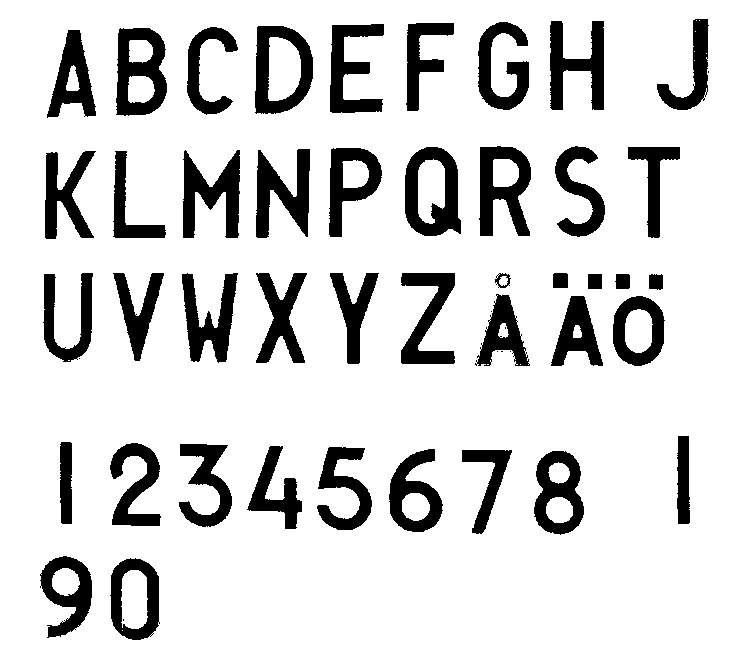
#> input picture iMovedrekkariKirjaimistoMusta300dpi.tif, 756 x 671 px
$ python noQTpicture2rectangle.py 5 5
#> lines starting #> are read from the running program, lines starting #| are printed output that depends on the picture; after the words box and inside, x2 and y2 are one past the last pixel; in counts of white or black regions, pixels touching at a corner belong together
# python3 noQTpicture2rectangle.py 55 77
# in a directory containing initially only jpg, png, tiff files
# the arguments are initial box size in x and y
"""
1) Read selected picture (automated)
2) the dimension of x is forced by fixed ratio
3) you can move the rectancle by up=w down=z left=a right=d, bigger=+, smaller=-
4) when done press L if mistakes press r and start picture again
5) give corresponding alphabet by a keystroke

Various resolutions are in directories Rectangle*
unscaled samples with original resolution of the rectangle box are in dir NotScaled
Negative samples are in dir NegativeSamples (they have white ball on top of plates)


Finnish car number plate: 118 mm x 442 mm

"""

import sys
import numpy as np
import cv2
from matplotlib import pyplot as plt

class MouseRectangle():
    """ get a rectangle by mouse"""
    def __init__(self, xpixel=None, ypixel=None):
        #super().__init__()
        self.refPts = []
        self.oldPts = []
        self.cropping = False
        self.image = None
        self.ratio = None
        self.xpixel= xpixel
        self.ypixel = ypixel

    def set_image(self, image):
        self.image = image

    def set_init_position(self):
        upleft = [int(self.image.shape[1] / 2), int(self.image.shape[0] / 2)]
        downright = [int(self.image.shape[1] / 2) + self.xpixel, int(self.image.shape[0] / 2) + self.ypixel]
        self.set_refPts([upleft, downright])

    # [4 lines left out: function reset, not called in this run]

    def get_refPts(self):
        return self.refPts

    def set_refPts(self, refPts):
        self.refPts = refPts

    def set_oldPts(self):
        for refPt in self.refPts:
            self.oldPts.append(refPt.copy())

    def get_oldPts(self):
        return self.oldPts

    def set_ratio(self, ratio):
        """self y/x ratio for the selection box"""
        if self.ratio is not None:
            self.ratio = ratio
        else:
            # assume long eu plates
            self.ratio = 442/118

    def get_ratio(self):
        return self.ratio


class Example():


    def __init__(self, *args):

        try:
            xpixel = int(sys.argv[1])
            ypixel = int(sys.argv[2])
        except:
            print("setting default values for pixels")
            xpixel = 40
            ypixel = 10
        print("INIT:", xpixel, ypixel)

        self.mouse = MouseRectangle(xpixel=xpixel, ypixel=ypixel)
        self.mouse.set_ratio(xpixel/ypixel)


    # [55 lines left out: functions getNewName, saveImage, not called in this run]


    def showDialog(self):
        import glob
        import math
        fnames =glob.glob('*jpg')
        fnames = fnames + glob.glob('*png')
        fnames = fnames + glob.glob('*tif')

        for fname in fnames:
                img = cv2.imread(fname)
#> img is the input picture: shape (671, 756, 3); 84.4% white; 51 black regions (8 under 20 px), largest, box (x1, y1, x2, y2) and area: (405, 147, 461, 236) 2799, (116, 28, 167, 116) 2757, (479, 146, 531, 236) 2722
                gray = cv2.imread(fname, 0)
                print("size:", img.shape[0], img.shape[1])
#| size: 671 756

                clone = img.copy()
                self.mouse.set_image(image=img)
                self.mouse.set_init_position()
                refPts = self.mouse.get_refPts()

                for i in range(0, len(refPts), 2):
                    print("printing",refPts[0], refPts[1])
                    cv2.rectangle(img, tuple(refPts[i]), tuple(refPts[i + 1]), (255, 0, 0), 10)
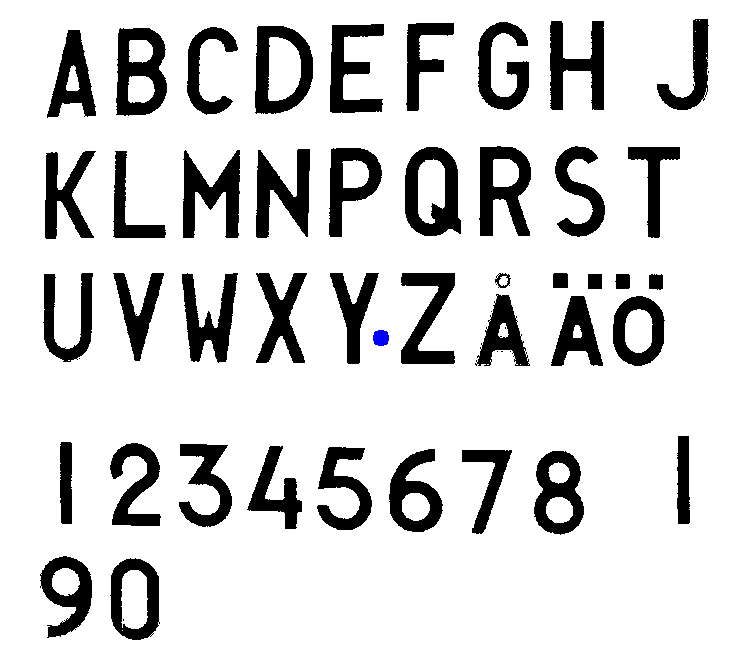
#> img: shape (671, 756, 3); 0.04% of pixels changed, all inside (x1, y1, x2, y2) = (373, 330, 389, 346)
                oldPts = self.mouse.get_oldPts()
                for i in range(0, len(oldPts), 2):
                    cv2.rectangle(img, tuple(oldPts[i]), tuple(oldPts[i + 1]), (0, 255, 0), 1)

                # keep looping until the 'q' key is pressed
                while True:
                    while True:
                        # display the image and wait for a keypress
                        cv2.imshow("image", img)
                        key = cv2.waitKey(33)
#> (key e is pressed here)
                        change = False
                        # if the 'r' key is pressed, reset the cropping region
                        if key == ord("r"):
                            img = clone.copy()
                            self.mouse.reset()
                            self.mouse.set_image(image=img)

                        elif key == ord("+"):
                            refPts = self.mouse.get_refPts()
                            refPts[-2][0]= refPts[-2][0] - 1
                            refPts[-2][1]= refPts[-2][1] - 1
                            refPts[-1][0] = refPts[-1][0] + 1
                            refPts[-1][1] = refPts[-1][1] + 1
                            self.mouse.set_refPts(refPts)
                            change = True
                        elif key == ord("-"):
                            refPts = self.mouse.get_refPts()
                            refPts[-2][0] = refPts[-2][0] + 1
                            refPts[-2][1] = refPts[-2][1] + 1
                            refPts[-1][0] = refPts[-1][0] - 1
                            refPts[-1][1] = refPts[-1][1] - 1
                            self.mouse.set_refPts(refPts)
                            change = True
                        elif key == ord("w"):
                            #up
                            refPts = self.mouse.get_refPts()
                            refPts[-2][1] = refPts[-2][1] - 1
                            refPts[-1][1] = refPts[-1][1] - 1
                            self.mouse.set_refPts(refPts)
                            change = True
                        elif key == ord("z"):
                            #up
                            refPts = self.mouse.get_refPts()
                            refPts[-2][1] = refPts[-2][1] + 1
                            refPts[-1][1] = refPts[-1][1] + 1
                            self.mouse.set_refPts(refPts)
                            change = True
                        elif key == ord("d"):
                            #up
                            refPts = self.mouse.get_refPts()
                            refPts[-2][0] = refPts[-2][0] + 1
                            refPts[-1][0] = refPts[-1][0] + 1
                            self.mouse.set_refPts(refPts)
                            change = True
                        elif key == ord("a"):
                            #up
                            refPts = self.mouse.get_refPts()
                            refPts[-2][0] = refPts[-2][0] - 1
                            refPts[-1][0] = refPts[-1][0] - 1
                            self.mouse.set_refPts(refPts)
                            change = True

                        # if the 'L' key is pressed, break from the loop
                        elif key == ord("l"):
                            break
                        #print(key)
                        if change:
                            change = False
                            img = clone.copy()
                            for i in range(0,len(refPts),2):
                                cv2.rectangle(img, tuple(refPts[i]), tuple(refPts[i+1]), (255, 0, 0), 2)
                            oldPts = self.mouse.get_oldPts()
                            for i in range(0, len(oldPts), 2):
                                cv2.rectangle(img, tuple(oldPts[i]), tuple(oldPts[i + 1]), (0, 255, 0), 1)
                            self.mouse.set_image(image=img)

                    self.saveImage(gray.copy(), self.mouse.get_ratio(), fname)
                    self.mouse.set_oldPts()
                    #self.mouse.reset()
                if intChar == 27:  # if esc key was pressed
                    # close all open windows
                    cv2.destroyAllWindows()
                    sys.exit()  # exit program


if __name__ == '__main__':

    ex = Example(sys.argv)
    ex.showDialog()
